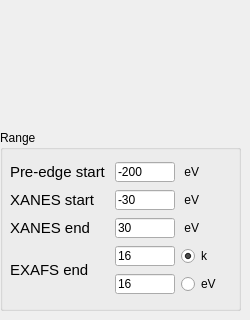
    <widget class="QWidget" name="tab_scan_energy">
     <attribute name="title">
      <string>Scan energy</string>
     </attribute>
     <widget class="QWidget" name="horizontalLayoutWidget_2">
      <property name="geometry">
       <rect>
        <x>10</x>
        <y>10</y>
        <width>221</width>
        <height>111</height>
       </rect>
      </property>
      <layout class="QHBoxLayout" name="layout_energy_selector"/>
     </widget>
     <widget class="QGroupBox" name="groupBox_xas_edge_parameters">
      <property name="geometry">
       <rect>
        <x>0</x>
        <y>130</y>
        <width>241</width>
        <height>181</height>
       </rect>
      </property>
      <property name="title">
       <string>Range</string>
      </property>
      <widget class="QWidget" name="gridLayoutWidget_8">
       <property name="geometry">
        <rect>
         <x>10</x>
         <y>30</y>
         <width>231</width>
         <height>141</height>
        </rect>
       </property>
       <layout class="QGridLayout" name="gridLayout_8">
        <item row="2" column="0">
         <widget class="QLabel" name="label_29">
          <property name="maximumSize">
           <size>
            <width>16777215</width>
            <height>20</height>
           </size>
          </property>
          <property name="font">
           <font>
            <family>Cantarell</family>
            <pointsize>11</pointsize>
            <italic>false</italic>
           </font>
          </property>
          <property name="text">
           <string>XANES end</string>
          </property>
         </widget>
        </item>
        <item row="4" column="1">
         <widget class="QLineEdit" name="edit_exafs_end_eV">
          <property name="maximumSize">
           <size>
            <width>60</width>
            <height>20</height>
           </size>
          </property>
          <property name="text">
           <string>16</string>
          </property>
         </widget>
        </item>
        <item row="3" column="0" rowspan="2">
         <widget class="QLabel" name="label_28">
          <property name="maximumSize">
           <size>
            <width>16777215</width>
            <height>20</height>
           </size>
          </property>
          <property name="font">
           <font>
            <family>Cantarell</family>
            <pointsize>11</pointsize>
            <italic>false</italic>
           </font>
          </property>
          <property name="text">
           <string>EXAFS end</string>
          </property>
         </widget>
        </item>
        <item row="4" column="2">
         <widget class="QRadioButton" name="radioButton_exafs_end_eV">
          <property name="maximumSize">
           <size>
            <width>60</width>
            <height>20</height>
           </size>
          </property>
          <property name="text">
           <string>eV</string>
          </property>
         </widget>
        </item>
        <item row="0" column="2">
         <widget class="QLabel" name="label_26">
          <property name="maximumSize">
           <size>
            <width>60</width>
            <height>20</height>
           </size>
          </property>
          <property name="text">
           <string> eV </string>
          </property>
         </widget>
        </item>
        <item row="2" column="2">
         <widget class="QLabel" name="label_30">
          <property name="maximumSize">
           <size>
            <width>60</width>
            <height>20</height>
           </size>
          </property>
          <property name="text">
           <string> eV </string>
          </property>
         </widget>
        </item>
        <item row="3" column="2">
         <widget class="QRadioButton" name="radioButton_exafs_end_k">
          <property name="maximumSize">
           <size>
            <width>60</width>
            <height>20</height>
           </size>
          </property>
          <property name="text">
           <string>k</string>
          </property>
          <property name="checked">
           <bool>true</bool>
          </property>
         </widget>
        </item>
        <item row="1" column="2">
         <widget class="QLabel" name="label_32">
          <property name="maximumSize">
           <size>
            <width>60</width>
            <height>20</height>
           </size>
          </property>
          <property name="text">
           <string> eV </string>
          </property>
         </widget>
        </item>
        <item row="3" column="1">
         <widget class="QLineEdit" name="edit_exafs_end_k">
          <property name="maximumSize">
           <size>
            <width>60</width>
            <height>20</height>
           </size>
          </property>
          <property name="text">
           <string>16</string>
          </property>
         </widget>
        </item>
        <item row="1" column="1">
         <widget class="QLineEdit" name="edit_xanes_start">
          <property name="maximumSize">
           <size>
            <width>60</width>
            <height>20</height>
           </size>
          </property>
          <property name="text">
           <string>-30</string>
          </property>
         </widget>
        </item>
        <item row="1" column="0">
         <widget class="QLabel" name="label_22">
          <property name="maximumSize">
           <size>
            <width>16777215</width>
            <height>20</height>
           </size>
          </property>
          <property name="font">
           <font>
            <family>Cantarell</family>
            <pointsize>11</pointsize>
            <italic>false</italic>
           </font>
          </property>
          <property name="text">
           <string>XANES start</string>
          </property>
         </widget>
        </item>
        <item row="0" column="1">
         <widget class="QLineEdit" name="edit_preedge_start">
          <property name="maximumSize">
           <size>
            <width>60</width>
            <height>20</height>
           </size>
          </property>
          <property name="text">
           <string>-200</string>
          </property>
         </widget>
        </item>
        <item row="0" column="0">
         <widget class="QLabel" name="label_27">
          <property name="maximumSize">
           <size>
            <width>16777215</width>
            <height>20</height>
           </size>
          </property>
          <property name="font">
           <font>
            <family>Cantarell</family>
            <pointsize>11</pointsize>
            <italic>false</italic>
           </font>
          </property>
          <property name="text">
           <string>Pre-edge start</string>
          </property>
         </widget>
        </item>
        <item row="2" column="1">
         <widget class="QLineEdit" name="edit_xanes_end">
          <property name="maximumSize">
           <size>
            <width>60</width>
            <height>20</height>
           </size>
          </property>
          <property name="text">
           <string>30</string>
          </property>
         </widget>
        </item>
       </layout>
      </widget>
     </widget>
    </widget>
